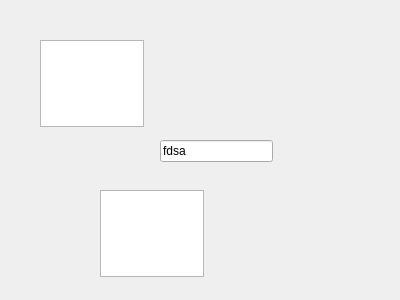
<?xml version="1.0" encoding="UTF-8"?>
<ui version="4.0">
 <class>Form</class>
 <widget class="QWidget" name="Form">
  <property name="geometry">
   <rect>
    <x>0</x>
    <y>0</y>
    <width>400</width>
    <height>300</height>
   </rect>
  </property>
  <property name="windowTitle">
   <string>Form</string>
  </property>
  <widget class="QLineEdit" name="lineEdit">
   <property name="geometry">
    <rect>
     <x>160</x>
     <y>140</y>
     <width>113</width>
     <height>22</height>
    </rect>
   </property>
   <property name="text">
    <string>fdsa</string>
   </property>
  </widget>
  <widget class="QPlainTextEdit" name="plainTextEdit">
   <property name="geometry">
    <rect>
     <x>40</x>
     <y>40</y>
     <width>104</width>
     <height>87</height>
    </rect>
   </property>
  </widget>
  <widget class="QTextEdit" name="textEdit">
   <property name="geometry">
    <rect>
     <x>100</x>
     <y>190</y>
     <width>104</width>
     <height>87</height>
    </rect>
   </property>
  </widget>
  <widget class="QWidget" name="gridLayoutWidget">
   <property name="geometry">
    <rect>
     <x>180</x>
     <y>30</y>
     <width>160</width>
     <height>91</height>
    </rect>
   </property>
   <layout class="QGridLayout" name="gridLayout"/>
  </widget>
 </widget>
 <resources/>
 <connections/>
</ui>
